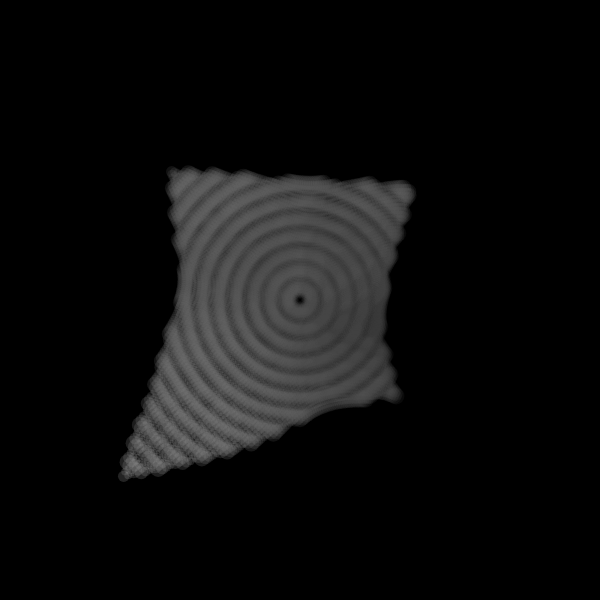
Frame 1 (no input)
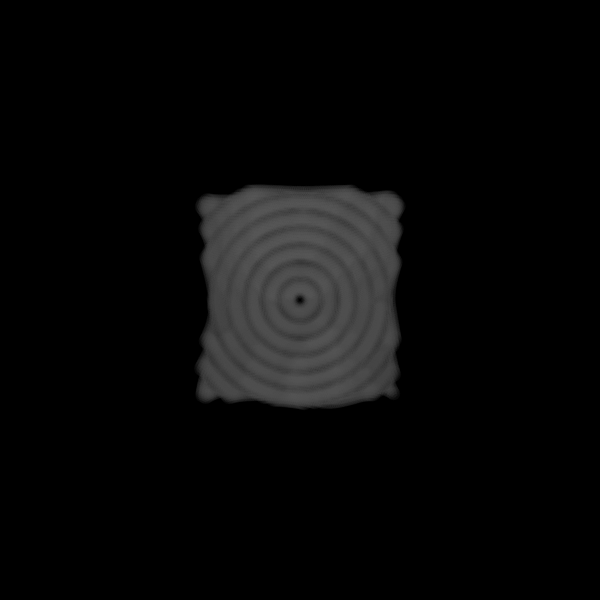
Frame 60 (no input)
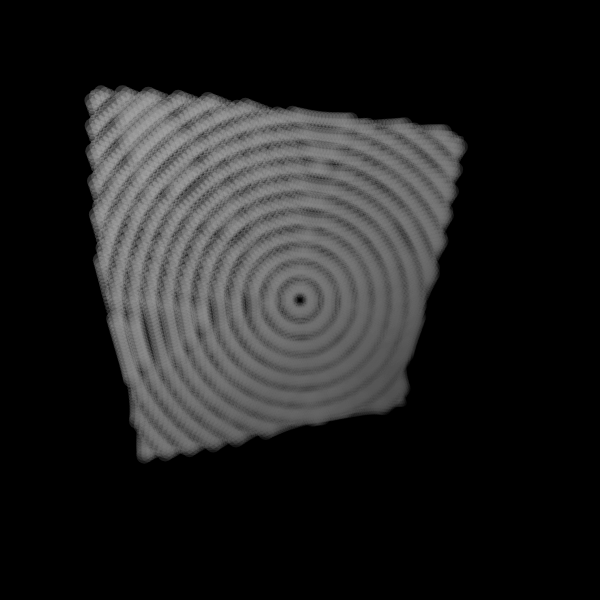
Frame 120 (the mouse pressed at the canvas centre since frame 60)

The p5.js sketch that drew these frames (run headless with seeded random() and noise() and a simulated clock; from frame 60 on, the mouse is pressed at the canvas centre):

// p5.js sketch
// ── sketch.js
let xstart;
let xnoise;
let ynoise;

function setup() {
  createCanvas(600, 600);
//   noLoop();
  xstart = random(10);
  xnoise = xstart;
  ynoise = random(10);
}

function draw() {
  background(0);
  translate(width/2, height/2);
  for (let j = -height/2; j <= height/2; j+=6) {
    ynoise += 0.004;
    xnoise = xstart;
    for (let i = -width/2; i <= width/2; i+=6) {
      xnoise += 0.004;
      let noiseFactor = noise(xnoise, ynoise);
      let col = noiseFactor * 255;
      let alph = noiseFactor * 100;
      let distance = dist(i, j, 0,0) * noiseFactor;
      strokeWeight(distance%17);
	  stroke(col, alph);
	//   rotate(frameCount % 2);
	// point(i, j);
      point(i * noiseFactor, j * noiseFactor);
    }
  }
}
